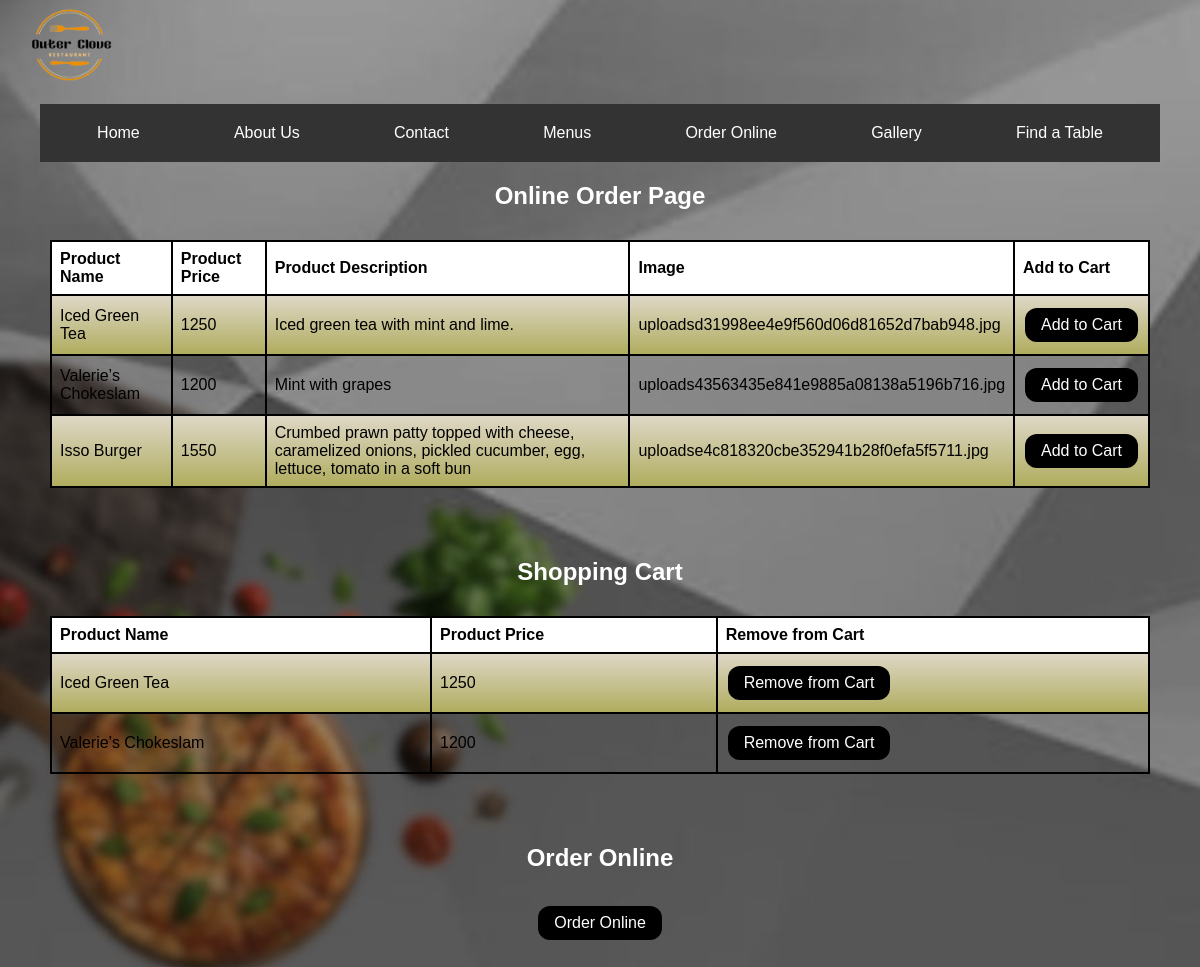
The page /shop.php on the database its author committed.
### tables this page shows
CREATE TABLE `products` (
  `id` int(255) NOT NULL,
  `product_name` varchar(255) NOT NULL,
  `price` varchar(255) NOT NULL,
  `description` varchar(255) NOT NULL,
  `image` varchar(255) NOT NULL
);

### shop.php (the view, shortened to what this page needs)
<!DOCTYPE html>
<html>
<head>
</head>
<body>
<div class="container">
<br>
<br>
<br>
 <nav>
    <a href="home.html">Home</a>
    <a href="about.html">About Us</a>
    <a href="contact.html">Contact</a>
    <a href="menu.html">Menus</a>
    <a href="shop.php">Order Online</a>
    <a href="gallery.html">Gallery</a>
    <a href="reservation.html">Find a Table </a>
 </nav>
 <img class="logo-img" src="img/logoblack.png" alt="Logo">
<h2>Online Order Page</h2>
<table>
 <tr>
    <th>Product Name</th>
    <th>Product Price</th>
    <th>Product Description</th>
    <th>Image</th>
    <th>Add to Cart</th>
 </tr>
 <?php
    $host = 'localhost';
    $db = 'restaurant_db';
    $user = 'root';
    $password = '';
    $conn = new mysqli($host, $user, $password, $db);
    $sql = "SELECT  product_name, price, description, image FROM `products`";
    $result = $conn->query($sql);
    if ($result->num_rows > 0) {
      while($row = $result->fetch_assoc()) {
        echo "<tr><td>" . $row["product_name"]. "</td><td>" . $row["price"]. "</td><td>" . $row["description"]. "</td><td>" . $row["image"]. "</td><td><form method='post' action='add_to_cart.php'><input type='hidden' name='product_name' value='" . $row["product_name"] . "'><input type='submit' value='Add to Cart'></form></td></tr>";
      }
    } else {
      echo "0 results";
    }
 ?>
</table>
<h2>Shopping Cart</h2>
<table>
 <tr>
    <th>Product Name</th>
    <th>Product Price</th>
    <th>Remove from Cart</th>
 </tr>
 <?php
    $conn = new mysqli($host, $user, $password, $db);
    $sql = "SELECT p.product_name, p.price FROM `cart` c JOIN `products` p ON c.product_name = p.product_name";
    $result = $conn->query($sql);
    if ($result->num_rows > 0) {
      while($row = $result->fetch_assoc()) {
        echo "<tr><td>" . $row["product_name"]. "</td><td>" . $row["price"]. "</td><td><form method='post' action='remove_from_cart.php'><input type='hidden' name='product_name' value='" . $row["product_name"] . "'><input type='submit' value='Remove from Cart'></form></td></tr>";
      }
    } else {
      echo "0 results";
    }
 ?>
</table>
<h2>Order Online</h2>
<form method="post" action="order_online.php">
 <input type="submit" value="Order Online">
</form>
</div>
</body>
</html>

### shop.php (style rules this page uses)
body { font-family: Arial, sans-serif; margin: 0; padding: 0; background-image: url("images/about-bg.jpg"); background-repeat: no-repeat; background-size: cover; }
.container { display: flex; flex-direction: column; align-items: center; padding: 50px; }
h2 { color: #fff; margin-bottom: 30px; }
table { font-family: Arial, sans-serif; border-collapse: collapse; width: 100%; margin-bottom: 50px; }
th { border: 2px solid #000; text-align: left; padding: 8px; background-color: #fff; }
td { border: 2px solid #000; text-align: left; padding: 8px; }
tr:nth-child(even) { background-color: #afac5d; background-image: linear-gradient(0deg, #afac5d 0%, #dfd8c8 100%); }
form { display: inline-block; }
input[type="submit"] { background-color: #000; color: white; padding: 8px 16px; border: none; cursor: pointer; text-align: center; text-decoration: none; display: inline-block; font-size: 16px; margin: 4px 2px; transition-duration: 0.4s; border-radius: 12px; }
.logo-img { position: absolute; top: -5px; left: 20px; width: 100px; height: 100px; }
nav { display: flex; justify-content: space-around; width: 100%; background-color: #333; padding: 10px; }
nav a { color: white; text-decoration: none; padding: 10px; }

### rows shown on the page
products: product_name "Iced Green Tea", price "1250", description "Iced green tea with mint and lime.", image "uploadsd31998ee4e9f560d06d81652d7bab948.jpg"
products: product_name "Valerie’s Chokeslam", price "1200", description "Mint with grapes", image "uploads43563435e841e9885a08138a5196b716.jpg"
products: product_name "Isso Burger", price "1550", description "Crumbed prawn patty topped with cheese, caramelized onions, pickled cucumber, egg, lettuce, tomato in a soft bun", image "uploadse4c818320cbe352941b28f0efa5f5711.jpg"
